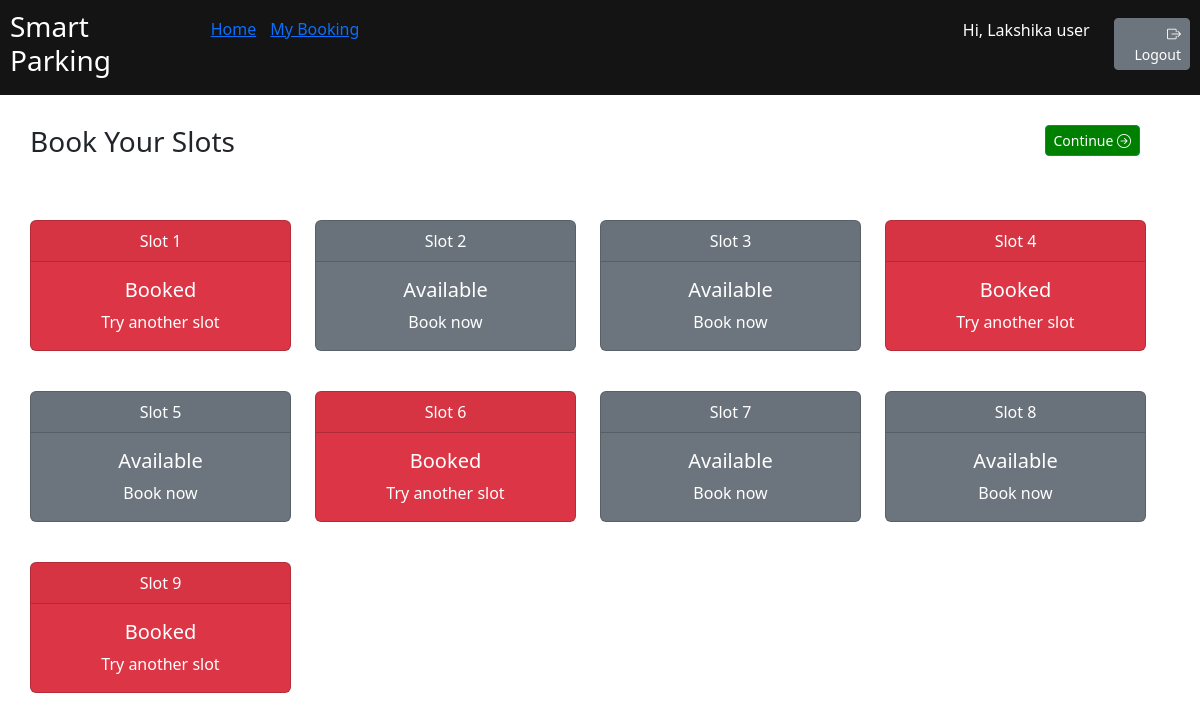
Page /user_dashboard.php?uid=13 on the committed database.
### tables this page shows
CREATE TABLE `registration` (
  `uid` int(50) NOT NULL,
  `name` varchar(50) NOT NULL,
  `email` varchar(50) NOT NULL,
  `password` varchar(50) NOT NULL,
  `mobileNumber` varchar(12) NOT NULL,
  `nic` varchar(12) NOT NULL,
  `role` varchar(5) NOT NULL
);

CREATE TABLE `solts_table` (
  `slotId` int(11) NOT NULL,
  `slot_name` varchar(50) NOT NULL,
  `bookedCar` varchar(10) DEFAULT NULL,
  `inTime` timestamp NULL DEFAULT NULL,
  `outTime` timestamp NULL DEFAULT NULL,
  `isAvailable` tinyint(1) NOT NULL DEFAULT 1
);

### user_dashboard.php (the view, shortened to what this page needs)
<?php
require_once('inc/connection.php');
$sqlQuary = "SELECT * FROM solts_table";
$result = $conn->query($sqlQuary);
if($result->num_rows > 0){
    $currentDateTimeObj = new DateTime('now', new DateTimeZone('Asia/Kolkata'));
    while($row = $result->fetch_assoc()){
        $givenDateTimeObj = new DateTime($row["outTime"],new DateTimeZone('Asia/Kolkata'));
        if( $row["outTime"]!=null && $givenDateTimeObj < $currentDateTimeObj){
                $temp_id = $row["slotId"];
                $sqlQuary2 = "UPDATE `solts_table` SET `isAvailable`=1, `outTime`=null, `inTime`=null, `bookedCar`=null WHERE `slotId`=$temp_id";
                $conn->query($sqlQuary2);
        }
    }
}
if($_SERVER["REQUEST_METHOD"] == "GET"){
    $uid = $_GET['uid'];
    $sqlQuary = "SELECT name FROM registration WHERE uid='$uid' LIMIT 1";
    $result = $conn->query($sqlQuary);
    if($result->num_rows > 0){
        while($row = $result->fetch_assoc()){
            $name = $row['name'];
        }
    }
}
$sqlQuary = "SELECT * FROM solts_table";
$result = $conn->query($sqlQuary);
    $slotGride="";
    if($result->num_rows > 0){
        while($row = $result->fetch_assoc()){
            $slotid=$row["slotId"];
            if($row["isAvailable"]==1){
                $slotGride = $slotGride.'<div class="col">
            <div class="card text-bg-secondary mb-3 clickable-card" onclick="changeColor(this,'.$slotid.')">
            <div class="card-header text-center">'.$row["slot_name"].'</div>
            <div class="card-body">
                <h5 class="card-title text-center">Available</h5>
                <p class="card-text text-center"> Book now</p></div></div></div>';
            }else{
                $slotGride = $slotGride.'<div class="col">
            <div class="card text-bg-danger mb-3 " >
            <div class="card-header text-center">'.$row["slot_name"].'</div>
            <div class="card-body">
                <h5 class="card-title text-center">Booked</h5>
                <p class="card-text text-center">Try another slot</p></div></div></div>';
            }
        }
    }
?>
<!doctype html>
<html lang="en">
<head>
    <link href="https://cdn.jsdelivr.net/npm/bootstrap@5.3.2/dist/css/bootstrap.min.css" rel="stylesheet"
>
    <link rel="stylesheet" href="https://cdn.jsdelivr.net/npm/bootstrap-icons@1.11.3/font/bootstrap-icons.min.css">
</head>
<body>
    <header class="red" style="background-color: rgb(20, 20, 20);">
        <div class="row">
            <div class="col-2">
                <h3 style="text-align: left">Smart Parking </h3>
            </div>
            <div class="col" style="text-align: left; margin-top: 7px;">
                <a style="margin-right: 10px;" href="user_dashboard.php?uid=<?php echo $uid?>">Home</a>
                <a style="margin-right: 10px;" href="user_booking.php?uid=<?php echo $uid?>">My Booking</a>
            </div>
            <div class="col mt-2" style="text-align: right">
                <div id="userGreeting">Hi,
                    <?php echo $name?>
                </div>
            </div>
            <div class="col-1 mt-2" style="text-align: right">
                <button style="text-align: right" class="btn btn-secondary btn-sm" id="logoutButton"
                    onclick="logout()"><i class="bi bi-box-arrow-right"></i>Logout</button>
    </header>
    <div style="margin: 30px;">
        <div class="row mb-4">
            <div class="col">
                <h3>Book Your Slots</h3>
            </div>
            <div class="col-3" style="text-align: right; margin-right: 30px;">
                <button style="text-align: right; background-color:green;" class="btn btn-success btn-sm"
                    id="logoutButton" onclick="Continue()">Continue <i class="bi bi-arrow-right-circle"></i></button>
            </div>
            <div class="row row-cols-1 row-cols-md-4 g-4">
                <?php echo $slotGride?>
            </div>
        </div>
</body>
</html>

### user_dashboard.php (style rules this page uses)
header { background-color: #3498db; color: #ffffff; padding: 10px; text-align: center; }

### rows in the picture
registration: name "Lakshika user"
solts_table: slot_name "Slot 1"
solts_table: slot_name "Slot 2"
solts_table: slot_name "Slot 3"
solts_table: slot_name "Slot 4"
solts_table: slot_name "Slot 5"
solts_table: slot_name "Slot 6"
solts_table: slot_name "Slot 7"
solts_table: slot_name "Slot 8"
solts_table: slot_name "Slot 9"
